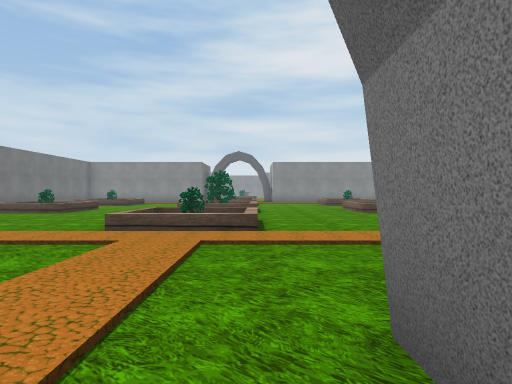
view 1 (above)

20 first-person views from a walk through a 3-D level made in the Unity game engine. The camera is 1.3 m above the floor, looks level and sees 75° across. The floor is counted in squares, 2 m on a side. Each view is taken from the middle of a square. On the plan, view 1 faces up. The plan holds only what a view shows up to about 10 squares ahead; the rest is blank. The place goes on beyond the plan. The player character is not drawn. Door leaves are left out, so doorways stand open. Some surface patterns are stand-ins.

view 2
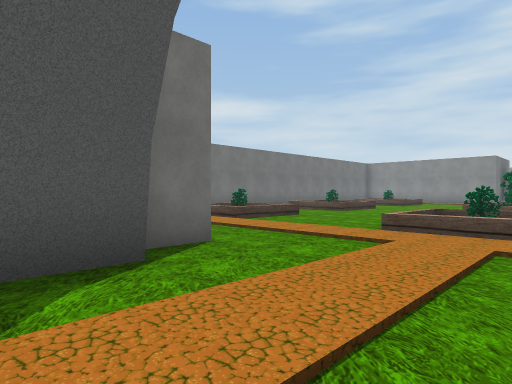

view 3
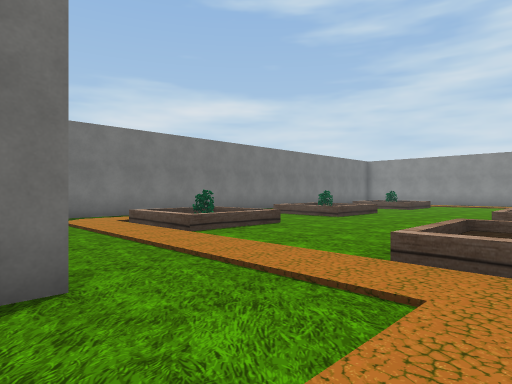

view 4
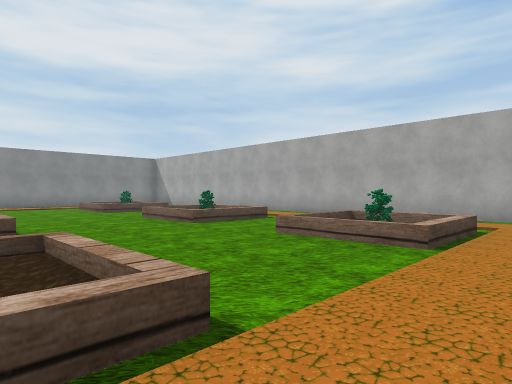

view 5
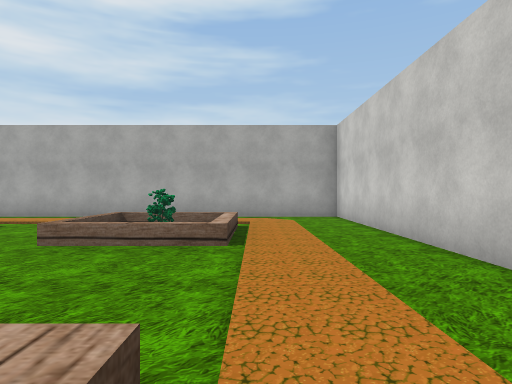

view 6
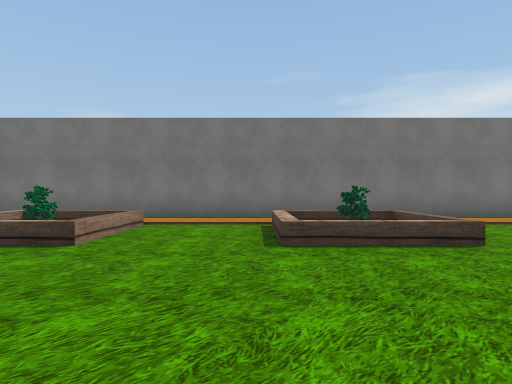

view 7
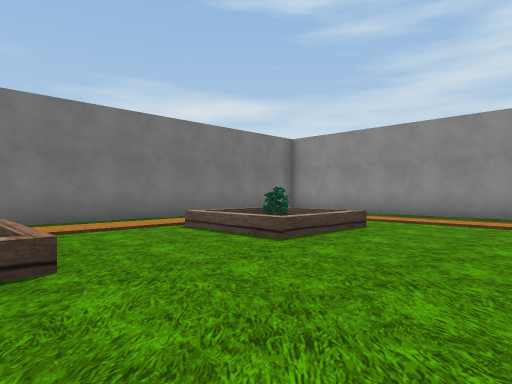

view 8
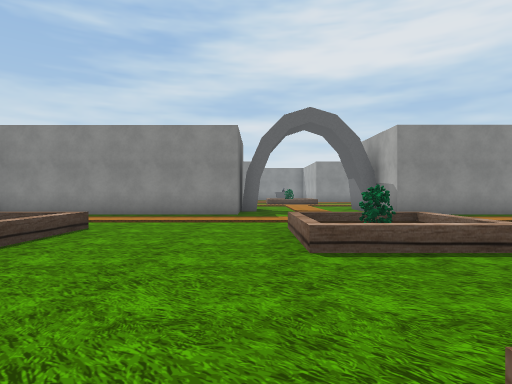

view 9
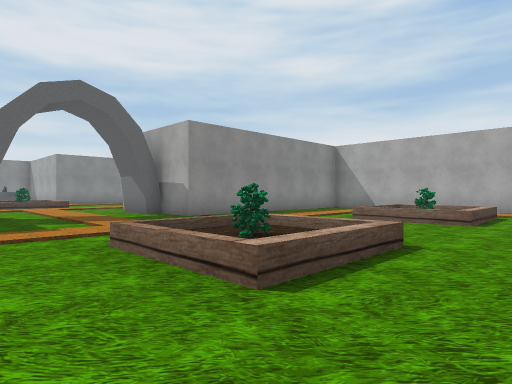

view 10
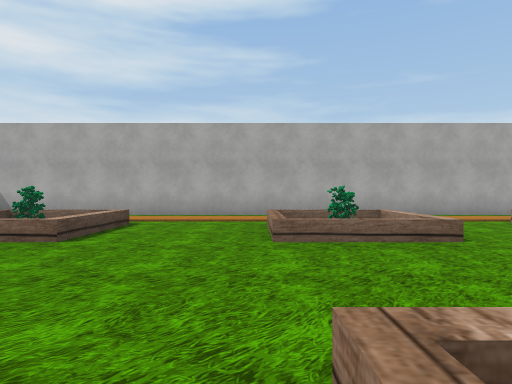

view 11
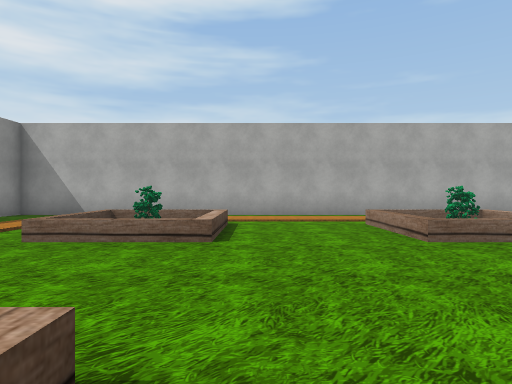

view 12
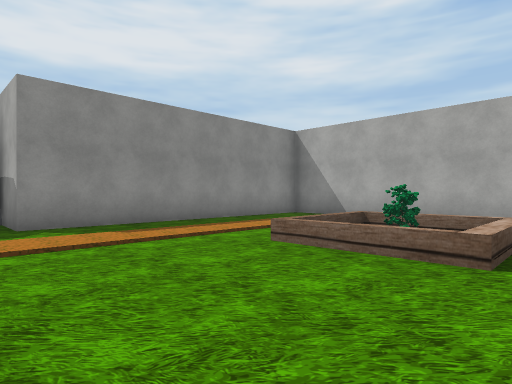

view 13
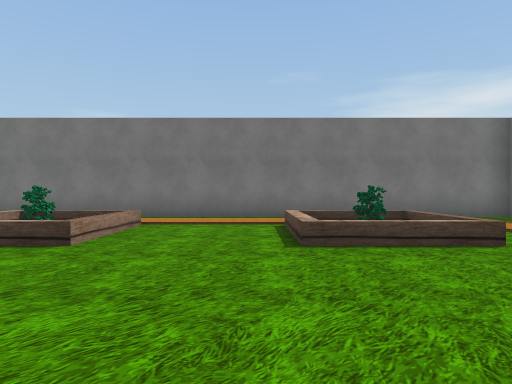

view 14
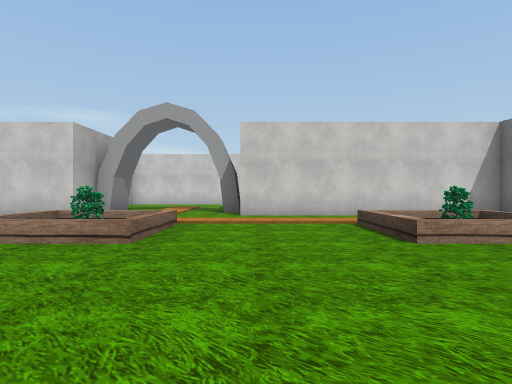

view 15
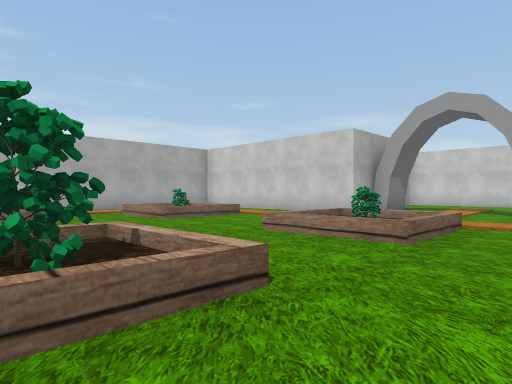

view 16
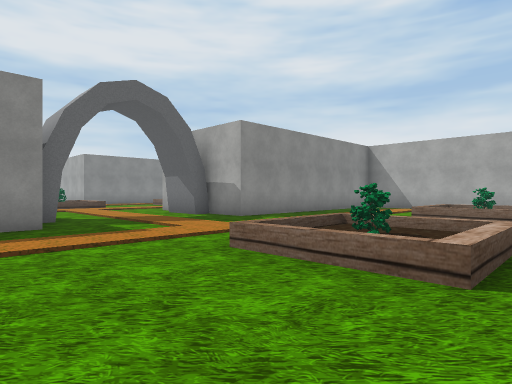

view 17
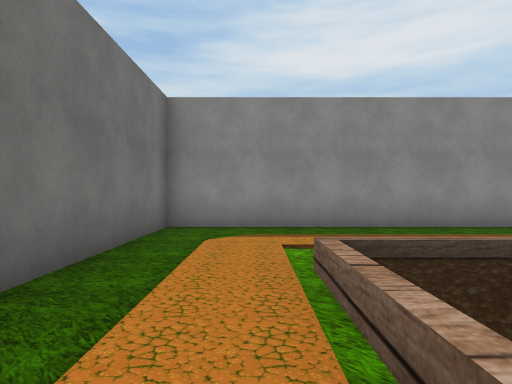

view 18
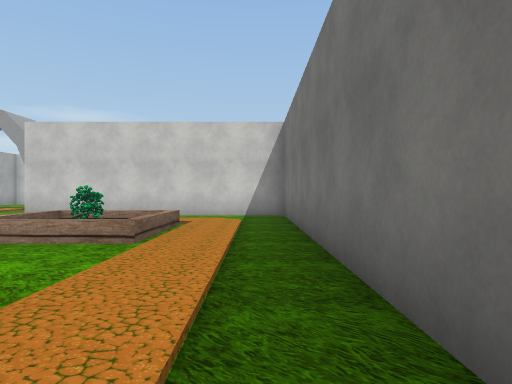

view 19
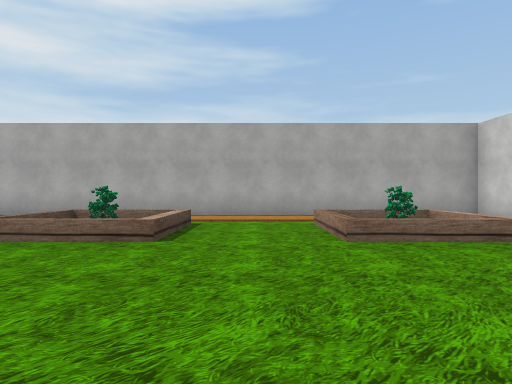

view 20
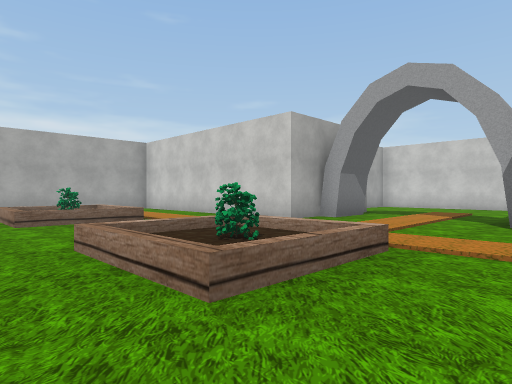

### Floor plan
Points are (right, up) in squares from view 1. A wall is a line through its corners. A room is listed if a view was taken in it or the views show most of it. See-through windows are left out.
Room 1 (views 1, 2)
walls: (0.5, 0) (0.5, 1.5)
ways out: open door at (-1.5, 1) to room 2
Room 2 (views 3, 4, 5, 6, 7, 8, 9, 10, 11, 12, 13, 14, 15, 16, 17, 18, 19, 20)
walls: (-3.5, 21.7) (-10.8, 21.7) (-10.8, 2.7) (-3.6, 2.7) (-3.6, 1.7); (0.5, 1.5) (1.1, 1.5) (1.1, 2.7) (8.5, 2.7) (8.5, 21.7) (1.1, 21.7) (1.1, 23.4); (0.5, 23.1) (0.5, 23.6)
low walls: (3.5, 10.6) (4.5, 10.6); (4.4, 10.3) (3.3, 10.3) (3.3, 11.6); (3.3, 17.4) (3.3, 18.1); (5.5, 15.8) (5.5, 16.5); (5.8, 15.6) (3.3, 15.6) (3.3, 16.5); (3.5, 5.6) (4.5, 5.6); (3.3, 5.4) (3.3, 6.6); (5.5, 17.4) (5.5, 17.8) (3.5, 17.8)
ways out: open door at (-1.5, 1) to room 1; open door at (-1.5, 24)
objects: other object (-8, 6) to (-6, 7); other object (-8, 11) to (-6, 12); other object (-8, 16) to (-6, 18); other object (-2, 6) to (0, 7); other object (-2, 11) to (0, 12); other object (-2, 16) to (0, 18); other object (4, 6) to (5, 7); other object (4, 11) to (5, 12); other object (4, 17) to (5, 17)

Positions as (right, up) in squares from view 1, and headings:
1: (0, 0), facing up
2: (0, 0), facing up-left
3: (-1, 2), facing up-left
4: (-1, 4), facing up-right
5: (-1, 5), facing right
6: (-2, 10), facing left
7: (-3, 12), facing up-left
8: (-3, 12), facing up
9: (-4, 14), facing up-right
10: (-1, 13), facing right
11: (-1, 15), facing right
12: (0, 15), facing up-right
13: (-2, 15), facing left
14: (-4, 12), facing down
15: (-4, 12), facing down-right
16: (-5, 15), facing up-right
17: (-9, 15), facing up
18: (-10, 12), facing down
19: (-1, 9), facing right
20: (-4, 9), facing down-right
